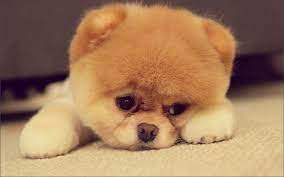
#> input picture OPENCV_TUTORIAL/dog.png, 284 x 177 px, found by its file name
$ python CHAPTER_7.py
#> lines starting #> are read from the running program, lines starting #| are printed output that depends on the picture; after the words box and inside, x2 and y2 are one past the last pixel; in counts of white or black regions, pixels touching at a corner belong together
## 컬러디텍션
import cv2
import numpy as np

def empty(a):
    pass

path = "/Users/kyungyunlee/Desktop/PYTHON/OPENCV_TUTORIAL/dog.png"
cv2.namedWindow("TrackBars")
cv2.resizeWindow("TrackBars", 640, 240)
cv2.createTrackbar("Hue Min", "TrackBars", 0, 179, empty)
#> slider 'Hue Min' is set to 35
cv2.createTrackbar("Hue Max", "TrackBars", 179, 179, empty)
cv2.createTrackbar("Sat Min", "TrackBars", 0, 255, empty)
#> slider 'Sat Min' is set to 51
cv2.createTrackbar("Sat Max", "TrackBars", 255, 255, empty)
cv2.createTrackbar("Val Min", "TrackBars", 0, 255, empty)
#> slider 'Val Min' is set to 51
cv2.createTrackbar("Val Max", "TrackBars", 255, 255, empty)

while True:
    img = cv2.imread(path)
#> img is the input picture: shape (177, 284, 3); mean B, G, R 92.7, 125.5, 163.5
    img_HSV = cv2.cvtColor(img, cv2.COLOR_BGR2HSV)
#> img_HSV: shape (177, 284, 3); mean H, S, V 39.7, 113.7, 163.6
    h_min = cv2.getTrackbarPos("Hue Min", "TrackBars")
    h_max = cv2.getTrackbarPos("Hue Max", "TrackBars")
    s_min = cv2.getTrackbarPos("Sat Min", "TrackBars")
    s_max = cv2.getTrackbarPos("Sat Max", "TrackBars")
    v_max = cv2.getTrackbarPos("Val Min", "TrackBars")
    v_min = cv2.getTrackbarPos("Val max", "TrackBars")

    print(h_min, h_max, s_min, s_max, v_max, v_min)

    lower = np.array([h_min, s_min, v_min])
    upper = np.array([h_max, s_max, v_max])

    mask = cv2.inRange(img_HSV, lower, upper)
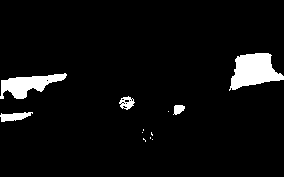
#> mask: shape (177, 284); 5.1% white; 12 white regions (7 under 20 px), largest, box (x1, y1, x2, y2) and area: (229, 53, 284, 91) 1277, (0, 73, 67, 99) 873, (0, 112, 33, 122) 203, (119, 96, 135, 110) 126, (173, 105, 185, 115) 85
    img_result = cv2.bitwise_and(img, img, mask = mask)
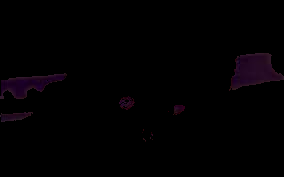
#> img_result: shape (177, 284, 3); mean B, G, R 1.7, 0.5, 1.8

    cv2.imshow("HSV", img_HSV)
    cv2.imshow("Original", img)
    cv2.imshow("Mask", mask)
    cv2.imshow("Result", img_result)
